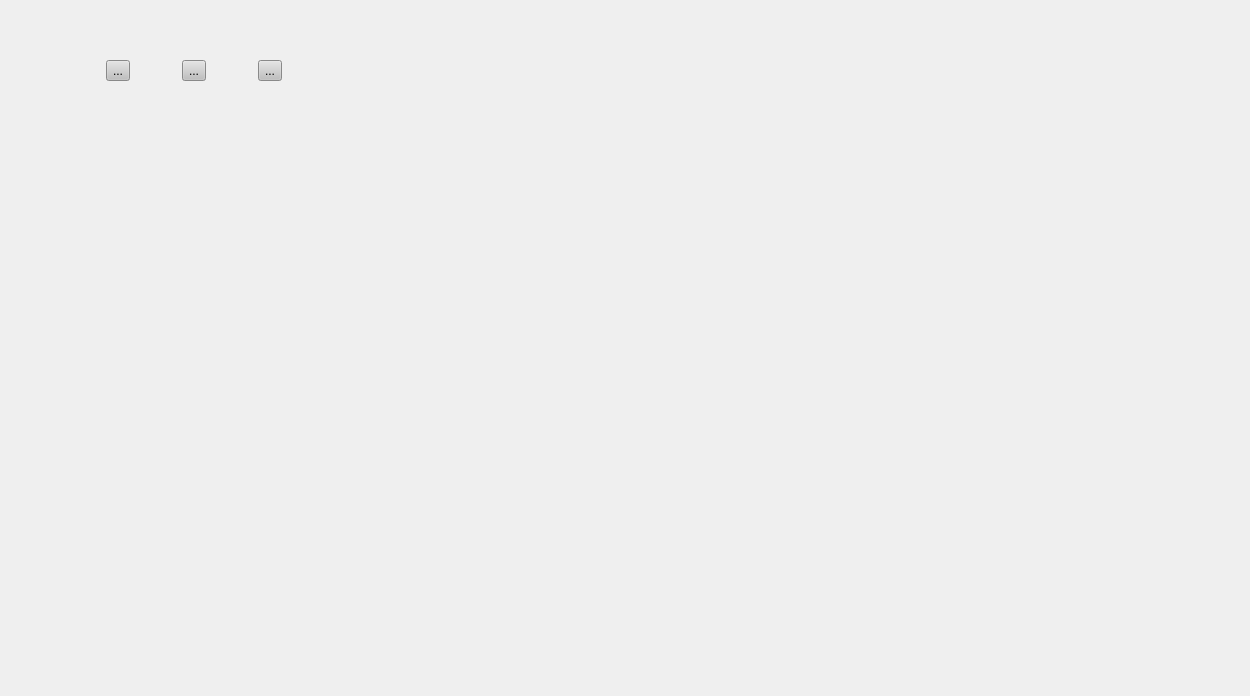
<?xml version="1.0" encoding="UTF-8"?>
<ui version="4.0">
 <class>mtfMeasureClass</class>
 <widget class="QWidget" name="mtfMeasureClass">
  <property name="geometry">
   <rect>
    <x>0</x>
    <y>0</y>
    <width>1250</width>
    <height>696</height>
   </rect>
  </property>
  <property name="windowTitle">
   <string>Form</string>
  </property>
  <widget class="QWidget" name="widget" native="true">
   <property name="geometry">
    <rect>
     <x>20</x>
     <y>30</y>
     <width>341</width>
     <height>80</height>
    </rect>
   </property>
   <widget class="QWidget" name="">
    <property name="geometry">
     <rect>
      <x>40</x>
      <y>10</y>
      <width>271</width>
      <height>61</height>
     </rect>
    </property>
    <layout class="QHBoxLayout" name="horizontalLayout">
     <item>
      <widget class="QToolButton" name="LoadROI">
       <property name="toolTip">
        <string>Load ROI</string>
       </property>
       <property name="styleSheet">
        <string notr="true">QToolButton{
/*background-color:transparent;*/
background-color:rgb(192,192,192);
}
QToolButton:hover{  /*鼠标放上后*/  
background-color:rgb(255,250,240);  
min-height:20;  
border-style:solid; 
} </string>
       </property>
       <property name="text">
        <string>...</string>
       </property>
       <property name="icon">
        <iconset resource="mtfResource.qrc">
         <normaloff>:/image/image/loadROI.png</normaloff>:/image/image/loadROI.png</iconset>
       </property>
       <property name="iconSize">
        <size>
         <width>30</width>
         <height>30</height>
        </size>
       </property>
      </widget>
     </item>
     <item>
      <widget class="QToolButton" name="toolButton_2">
       <property name="toolTip">
        <string>Raw Image</string>
       </property>
       <property name="styleSheet">
        <string notr="true">QToolButton{
/*background-color:transparent;*/
background-color:rgb(192,192,192);
}
QToolButton:hover{  /*鼠标放上后*/  
background-color:rgb(255,250,240);  
min-height:20;  
border-style:solid; 
} </string>
       </property>
       <property name="text">
        <string>...</string>
       </property>
       <property name="icon">
        <iconset resource="mtfResource.qrc">
         <normaloff>:/image/image/RawImage.png</normaloff>:/image/image/RawImage.png</iconset>
       </property>
       <property name="iconSize">
        <size>
         <width>30</width>
         <height>30</height>
        </size>
       </property>
      </widget>
     </item>
     <item>
      <widget class="QToolButton" name="toolButton_3">
       <property name="toolTip">
        <string>Calculate MTF</string>
       </property>
       <property name="styleSheet">
        <string notr="true">QToolButton{
/*background-color:transparent;*/
background-color:rgb(192,192,192);
}
QToolButton:hover{  /*鼠标放上后*/  
background-color:rgb(255,250,240);  
min-height:20;  
border-style:solid; 
} </string>
       </property>
       <property name="text">
        <string>...</string>
       </property>
       <property name="icon">
        <iconset resource="mtfResource.qrc">
         <normaloff>:/image/image/MTFcalculate.png</normaloff>:/image/image/MTFcalculate.png</iconset>
       </property>
       <property name="iconSize">
        <size>
         <width>30</width>
         <height>30</height>
        </size>
       </property>
      </widget>
     </item>
    </layout>
   </widget>
  </widget>
 </widget>
 <resources>
  <include location="mtfResource.qrc"/>
 </resources>
 <connections/>
</ui>
